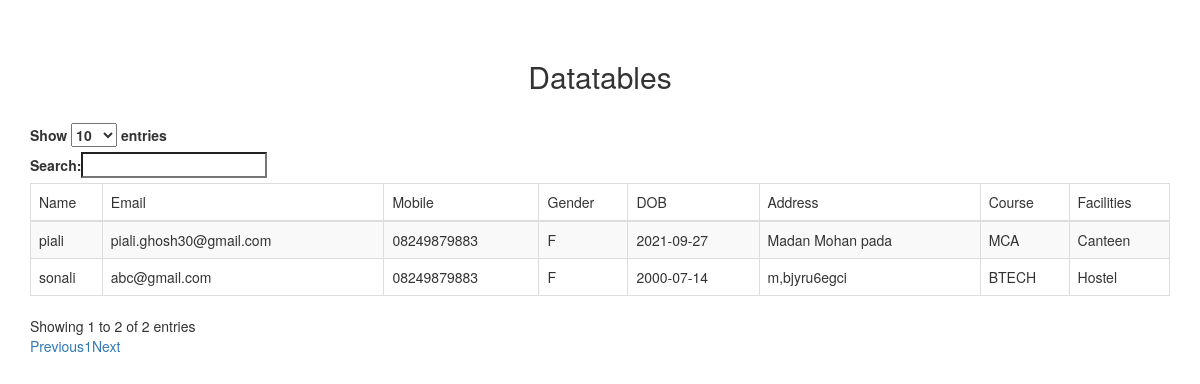
Page /table.php on the committed database.
### tables this page shows
CREATE TABLE `page1` (
  `id` int(245) NOT NULL,
  `first_name` varchar(30) NOT NULL,
  `last_name` varchar(30) NOT NULL,
  `email` varchar(30) NOT NULL,
  `password` varchar(30) NOT NULL,
  `confirm_password` varchar(30) NOT NULL,
  `fathers_name` varchar(30) NOT NULL,
  `mothers_name` varchar(30) NOT NULL,
  `address` varchar(50) NOT NULL,
  `mobile` varchar(30) NOT NULL,
  `gender` enum('M','F') NOT NULL,
  `course` varchar(50) NOT NULL,
  `birthday` date NOT NULL,
  `facilities` varchar(240) NOT NULL,
  `filename` blob NOT NULL
);

### table.php (the view, shortened to what this page needs)
<?php
 $connect = mysqli_connect("localhost", "root", "", "page");
 $query ="SELECT * FROM page1 ORDER BY ID DESC";
 $result = mysqli_query($connect, $query);
 ?>
 <!DOCTYPE html>
 <html>
      <head>
           <link rel="stylesheet" href="https://maxcdn.bootstrapcdn.com/bootstrap/3.3.6/css/bootstrap.min.css" />
           <link rel="stylesheet" href="https://cdn.datatables.net/1.10.12/css/dataTables.bootstrap.min.css" />
      </head>
      <body>
           <br /><br />
           <div class="container">
                <h2 align="center">Datatables</h2>
                <br />
                <div class="table-responsive">
                     <table id="employee_data" class="table table-striped table-bordered">
                          <thead>
                               <tr>
                                    <td>Name</td>
                                    <td>Email</td>
                                    <td>Mobile</td>
                                    <td>Gender</td>
                                    <td>DOB</td>
                                    <td>Address</td>
                                    <td>Course</td>
                                    <td>Facilities</td>
                               </tr>
                          </thead>
                          <?php
                          while($row = mysqli_fetch_array($result))
                          {
                               echo '
                               <tr>
                               <td>'.$row["first_name"].'</td>
                               <td>'.$row["email"].'</td>
                               <td>'.$row["mobile"].'</td>
                               <td>'.$row["gender"].'</td>
                               <td>'.$row["birthday"].'</td>
                               <td>'.$row["address"].'</td>
                               <td>'.$row["course"].'</td>
                               <td>'.$row["facilities"].'</td>
                               </tr>
                               ';
                          }
                          ?>
                     </table>
                </div>
           </div>
      </body>
 </html>

### rows in the picture
page1: first_name "sonali", email "abc@gmail.com", mobile "08249879883", gender "F", birthday "2000-07-14", address "m,bjyru6egci", course "BTECH", facilities "Hostel"
page1: first_name "piali", email "piali.ghosh30@gmail.com", mobile "08249879883", gender "F", birthday "2021-09-27", address "Madan Mohan pada", course "MCA", facilities "Canteen"
